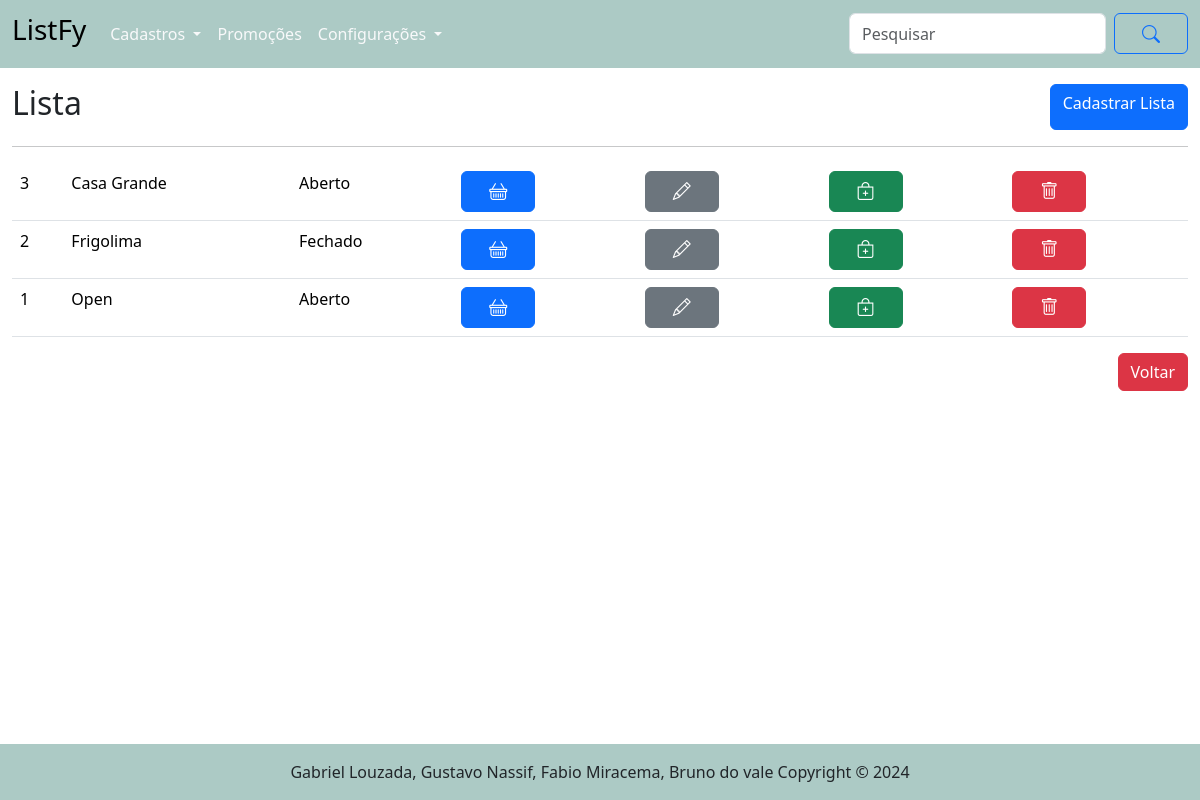
Before: /lista/ with the older database file.
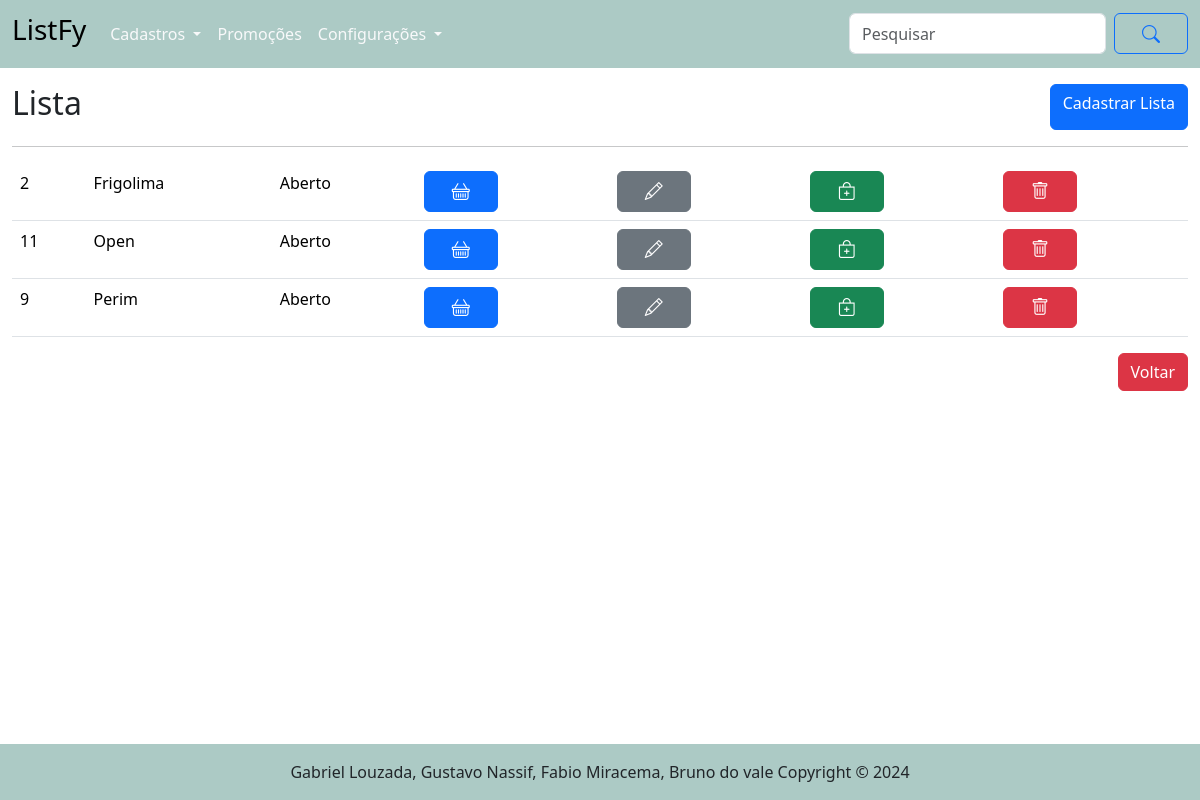
After: the same page with the newer database file.
### tables this page shows
CREATE TABLE "lista" (
	"id_lista"	      INTEGER,
	"estabelecimento"	TEXT    NOT NULL,
	"id_user"	        INTEGER NOT NULL,
  "status_lista"     		  INTEGER NOT NULL,
	FOREIGN KEY("id_user") REFERENCES "usuario"("id_user"),
	PRIMARY KEY("id_lista" AUTOINCREMENT)
);

### routes/lista_routes.py (the view)
@router.get("/", response_class=HTMLResponse)
async def get_listas(request: Request):
    listas = obter_todos_lista()
    return templates.TemplateResponse("/lista/listas.html", {"request": request, "listas": listas})

### templates/lista/listas.html (shortened to what this page needs)
{% extends "base.html" %}
{% block conteudo %}
    <main class="container-fluid">
        <div class="d-flex justify-content-between mt-3">
            <h2>Lista</h2>
            <a href="/lista/cadastrar_lista" class="btn btn-primary"> Cadastrar Lista</a>
        </div>
        <table class="table">
            <hr>
            {% for l in listas %}
            <tr>
                <td>{{ l.id_lista }}</td>
                <td>{{ l.estabelecimento }}</td>
                {% if l.status_lista == 1 %}
                    <td> Aberto </td>
                {% else %}
                    <td> Fechado </td>
                {% endif %}
                <td><a href="/lista/abrir/{{ l.id_lista }}"class="btn btn-primary"><i class="bi bi-basket"></i></a></td>
                <td><a href="/lista/alterar_lista/{{l.id_lista}}"class="btn btn-secondary"><i class="bi bi-pencil"></i></a></td>
                <td><a href="/itens_lista/categorias/{{ l.id_lista }}"class="btn btn-success"><i class="bi bi-bag-plus"></i></a></td>
                <td><a href="/lista/excluir/{{ l.id_lista }}"class="btn btn-danger"><i class="bi bi-trash"></i></a>
            </tr>
            {% endfor %}
        </table>
        <div class="row">
            <div class="col-12 mb-5 d-flex justify-content-end">
                <a href="/" class="btn btn-danger"> Voltar</a>
            </div>
        </div>
    </main>
{% endblock %}

### templates/base.html (shortened to what this page needs)
<!DOCTYPE html>
<html lang="pt-br">
<head>
    <link rel="stylesheet" href="/static/style/style.css">
    <link href="https://cdn.jsdelivr.net/npm/bootstrap@5.3.3/dist/css/bootstrap.min.css" rel="stylesheet">
    <link rel="stylesheet" href="https://cdn.jsdelivr.net/npm/bootstrap-icons@1.11.3/font/bootstrap-icons.min.css">
</head>
<body>
    {% include "header.html" %}
    {% block conteudo %}{% endblock %}
    {% include "footer.html" %}
</body>
</html>

### templates/header.html (shortened to what this page needs)
<header>
    <nav class="navbar navbar-expand-lg" style="background-color: #accac5;">
        <div class="container-fluid">
          <a class="navbar-brand" href="/">
            <h3>ListFy</h3>
          </a>
          <div class="collapse navbar-collapse" id="navbarSupportedContent">
            <ul class="navbar-nav me-auto mb-2 mb-lg-0">
              <li class="nav-item dropdown">
                <a class="nav-link dropdown-toggle text-light" href="#" id="navbarDropdownMenuLink" role="button" data-bs-toggle="dropdown" aria-expanded="false">
                  Cadastros
                </a>
              </li>
              <li class="nav-item">
                <a class="nav-link text-light" href="#">Promoções</a>
              </li>
              <li class="nav-item dropdown">
                <a class="nav-link dropdown-toggle text-light" href="#" id="navbarDropdownMenuLink" role="button" data-bs-toggle="dropdown" aria-expanded="false">
                  Configurações
                </a>
            </ul>
            <form class="d-flex">
              <input class="form-control me-2" type="search" placeholder="Pesquisar" aria-label="Search">
              <button class="btn btn-outline-primary" type="submit"><i class="bi bi-search"></i></button>
            </form>
          </div>
        </div>
      </nav>
</header>

### templates/footer.html (shortened to what this page needs)
<div class="p-3 mt-5 ">
</div>
<footer class="bd-footer fixed-bottom" style="background-color: #accac5">
    <div class="d-flex justify-content-center mt-3">
        <p>Gabriel Louzada, Gustavo Nassif, Fabio Miracema, Bruno do vale Copyright &copy; 2024</p>
    </div>
</footer>

### static/style/style.css (style rules this page uses)
i { padding: 15px; font-size: 18px; }

Changed rows visible on the page:
removed lista: id_lista "3", estabelecimento "Casa Grande", status_lista "Aberto"
removed lista: id_lista "1", estabelecimento "Open", status_lista "Aberto"
changed lista "Frigolima": status_lista "Fechado" → "Aberto"
added lista: id_lista "11", estabelecimento "Open", status_lista "Aberto"
added lista: id_lista "9", estabelecimento "Perim", status_lista "Aberto"
